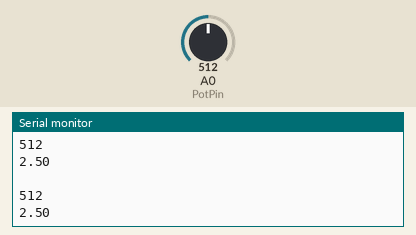
This sketch was run on a simulated Arduino Uno, built with avr-gcc and run on an emulated ATmega328P. Parts: the last lines printed to the serial monitor. The test bench sets the inputs (shaded band); at power-on: A0 (PotPin) = 512.

Above: at 1.2 s.
1.3 s: A0 (PotPin) set to 716
At 1.69 s:
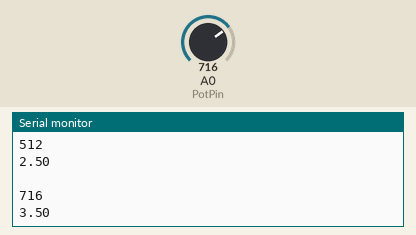
2.8 s: A0 (PotPin) set to 900
At 3.19 s:
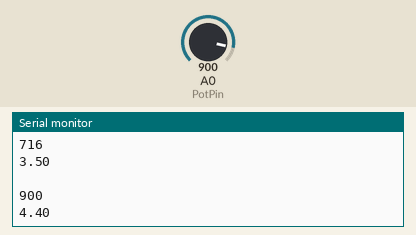
Timing chart, 0 to 5.8 s (numbered marks = the images above; inputs shaded):
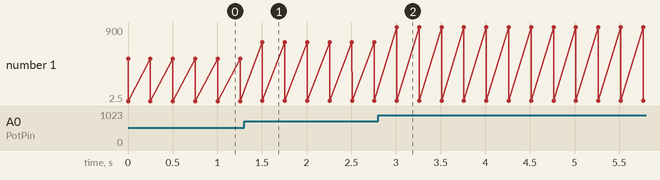

Measured:
- after the input at 1.3 s, the serial monitor: prints a new line after 0.20 s (image 1)
- after the input at 2.8 s, the serial monitor: prints a new line after 0.21 s (image 2)
- plotted number 1: 2.5 → 3.5 after the input at 1.3 s, 3.5 → 4.4 after the input at 2.8 s

The sketch:

Reading_Analog_Voltages.ino
```cpp
int PotPin = A0;  //Assigns PotPin to pin A0 on Arduino
int readValue;    //Value we read from Vout on pot
float Voltage;    //declare our voltage variable

void setup() {

  pinMode(PotPin, INPUT);   //sets PotPin to INPUT mode
  Serial.begin(115200);     //Begin serial communications

}

void loop() {

  readValue = analogRead(PotPin);       //assign the input from PotPin to the readValue variable
  Serial.println(readValue);            //print analog read to serial monitor
  Voltage = (5.0/1023.0) * readValue;   //calculate the real world voltage
  Serial.println(Voltage);              //print actual voltage number
  delay(250);                           //delay 250ms
  Serial.println(" ");                  //print a space to make it pretty and SHIT

}
```
